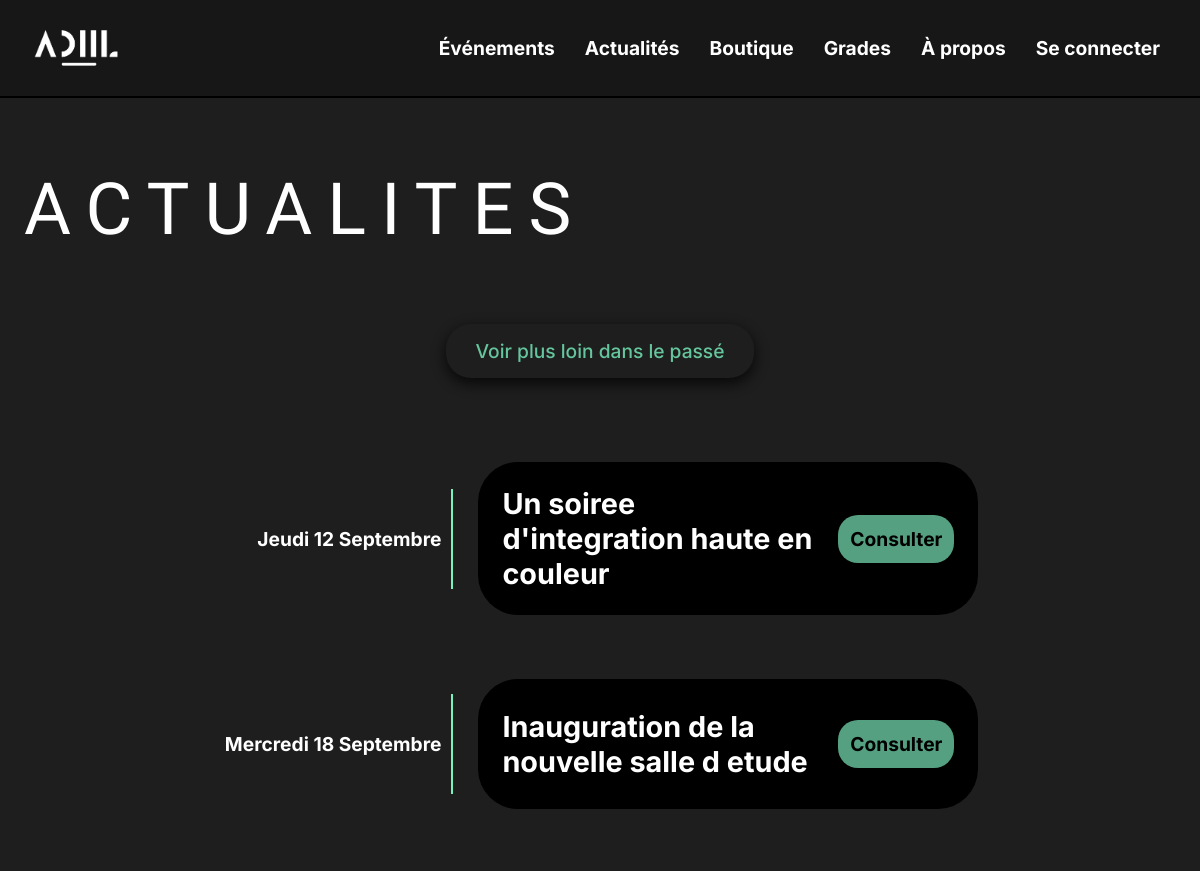
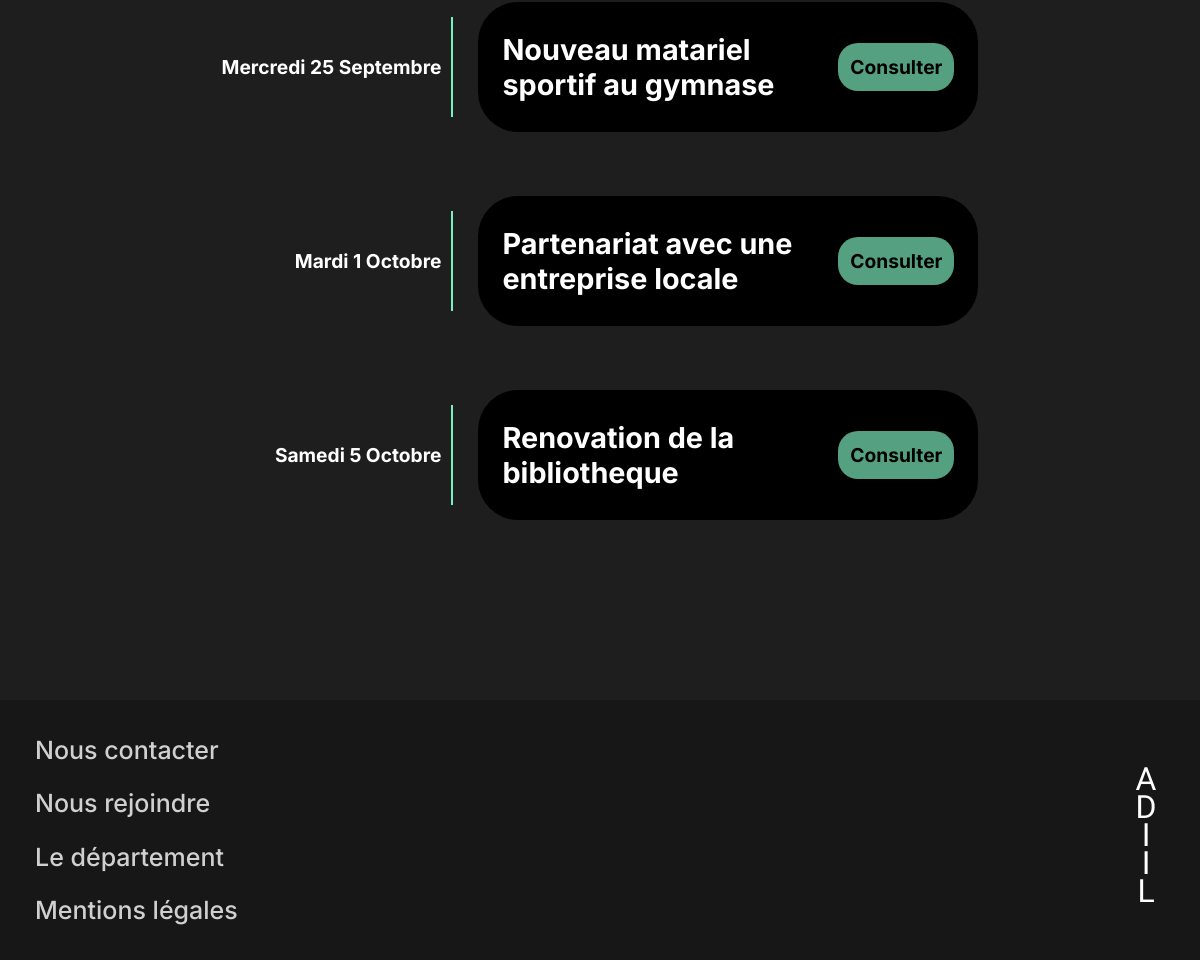
Page /news.php on the committed database (2 pictures, top to bottom).
### tables this page shows
CREATE TABLE ACTUALITE(
                          id_actualite INT AUTO_INCREMENT,
                          image_actualite VARCHAR(300),
                          titre_actualite VARCHAR(100) NOT NULL,
                          contenu_actualite VARCHAR(1000),
                          date_actualite DATETIME NOT NULL,
                          id_membre INT NOT NULL,
                          PRIMARY KEY(id_actualite),
                          FOREIGN KEY(id_membre) REFERENCES MEMBRE(id_membre)
);

### database.php (called while the page is built, shortened)
<?php
class DB
{
    private $host = 'localhost';
    private $port = '3306';
    private $db = 'inf2pj_01';
    private $db_user = 'inf2pj01';
    private $db_pass = 'Eokez4ie9t';
    public function connect()
    {
        $conn = new mysqli($this->host, $this->db_user, $this->db_pass, $this->db, $this->port);
        $conn->set_charset("utf8mb4");
        return $conn;
    }
    public function select($sql, $types = "", $args = [])
    {
        $conn = $this->connect();
        $stmt = $conn->prepare($sql);
        if (!empty($types))
        {
            $stmt->bind_param($types, ...$args);
        }
        $stmt->execute();
        $result = $stmt->get_result();
        $data = $result->fetch_all(MYSQLI_ASSOC);
        return $data;
    }
}
?>

### news.php (the view, shortened to what this page needs)
<!DOCTYPE html>
<html lang="en">
<head>
    <link rel="stylesheet" href="/styles/news_style.css">
    <link rel="stylesheet" href="/styles/general_style.css">
    <link rel="stylesheet" href="/styles/header_style.css">
    <link rel="stylesheet" href="/styles/footer_style.css">
</head>
<body class="body_margin">
<?php
    require_once 'header.php';
    require_once 'database.php';
    $db = new DB();
    $show = 5;
?>
<h1>ACTUALITES</h1>
<section>
    <a class="show-more" href="/news.php?show= <?php echo $show + 10?>">Voir plus loin dans le passé</a>
    <div class="events-display">
                <?php
                    $joursFr = [0 => 'Dimanche', 1 => 'Lundi', 2 => 'Mardi', 3 => 'Mercredi', 4 => 'Jeudi', 5 => 'Vendredi', 6 => 'Samedi'];
                    $moisFr = [1 => 'Janvier', 2 => 'Février', 3 => 'Mars', 4 => 'Avril', 5 => 'Mai', 6 => 'Juin', 7 => 'Juillet', 8 => 'Août', 9 => 'Septembre', 10 => 'Octobre', 11 => 'Novembre', 12 => 'Décembre'];
                    $current_date = new DateTime(date("Y-m-d"));
                    $events_to_display = $db->select(
                        "SELECT id_actualite, titre_actualite, date_actualite FROM ACTUALITE WHERE date_actualite <= NOW() ORDER BY date_actualite ASC LIMIT ?;",
                        "i",
                        [$show]
                    );
                    $closest_event_id = "";
                    foreach ($events_to_display as $event):
                        $eventid = $event["id_actualite"];
                        $event_date = substr($event['date_actualite'], 0, 10);
                        $event_date_info = getdate(strtotime($event_date));
                        $event_date = new DateTime($event_date);
                        if ($event_date == $current_date) {
                            $closest_event_id = "closest-event";
                        } else {
                            if (empty($closest_event_id)) {
                                $closest_event_id = "closest-event";
                            }
                        }
                ?>
                    <div class="event-box"  id="<?php echo $closest_event_id ?>">
                        <div class="timeline-event">
                            <h4> <?php echo ucwords($joursFr[$event_date_info['wday']]." ".$event_date_info["mday"]." ".$moisFr[$event_date_info['mon']]);?></h4>
                            <div class="vertical-line"></div>
                        </div>
                        <div class="event" event-id="<?php echo $eventid;?>">
                            <div>
                                <h2 style="margin-bottom: 0px;"><?php echo $event['titre_actualite'];?></h2>
                            </div>
                            <h4
                                <?php
                                $event_subscription_color_class = "event-not-subscribed";
                                $event_subscription_label = "Consulter";
                                echo "class=\"$event_subscription_color_class\"";
                                ?>>
                                <?php echo $event_subscription_label;?>
                            </h4>
                        </div>
                    </div>
                    <?php $closest_event_id = "";?>
                <?php endforeach; ?>
        </div>
</section>
<?php require_once "footer.php" ?>
</body>
</html>

### styles/news_style.css (style rules this page uses)
section { height: fit-content; }
h1 { margin-left: 2vw; font-size: 4.5em; letter-spacing: 15px; line-height: 100px; font-weight: 500; font-family: "Koulen", sans-serif; }
.event-not-subscribed { background-color: rgb(84, 160, 128); }
.events-display { width: fit-content; margin: auto; margin-bottom: 5vh; padding: 20px; height: fit-content; display: flex; flex-direction: column; justify-content: space-evenly; gap: 8vh; align-items: flex-end; align-self: center; position: relative; }
.event { display: flex; justify-content: space-between; align-items: center; width: 40vw; min-width: 500px; max-width: 780px; min-height: 130px; max-height: 170px; border-radius: 40px; padding: 2vw 1vw; background-color: #000000; font-size: 1.2em; overflow: hidden; cursor: pointer; position: relative; transition: all 0.3s ease-in-out; }
.event > div { width: 100%; overflow: hidden; }
.event > * { margin-left: 1vw; margin-right: 1vw; }
.event > div h2 { margin-bottom: 10px; }
.event h4 { width: 125px; border-radius: 20px; align-self: center; text-align: center; padding: 12px; color: #000000; }
.event-box { display: flex; align-items: center; position: relative; }
.timeline-event { display: flex; align-items: center; margin-right: 25px; }
.timeline-event h4 { font-size: 1.2em; text-align: right; padding-right: 10px; }
.vertical-line { width: 2px; height: 100px; background-color: rgb(119, 241, 190); margin: 0 auto; left: 10px; }
.show-more { opacity: 80%; display: block; text-align: center; font-size: 1.2em; font-weight: 500; width: fit-content; padding: 15px 30px; color: rgb(119, 241, 190); border-radius: 25px; box-shadow: 0 5px 15px rgba(0, 0, 0, 1); transition: all 0.3s ease-in-out; text-decoration: none; margin: 8vh auto 8vh auto ; }

### styles/general_style.css (style rules this page uses)
* { box-sizing: border-box; padding: 0; margin: 0; z-index: 2; }
html { font-family: "Inter", sans-serif; color: white; background-color: #1E1E1E; margin-top: 20vh; }
body { display: flex; flex-direction: column; min-height: 100vh; }
.body_margin > *:not(header):not(footer) { margin-right: 2vw; margin-left: 2vw; flex: 1; }
a { color: inherit; text-decoration: none; }

### rows in the picture
actualite: date_actualite "Jeudi 12 Septembre", titre_actualite "Un soiree d'integration haute en couleur", event_subscription_label "Consulter"
actualite: date_actualite "Mercredi 18 Septembre", titre_actualite "Inauguration de la nouvelle salle d etude", event_subscription_label "Consulter"
actualite: date_actualite "Mercredi 25 Septembre", titre_actualite "Nouveau matariel sportif au gymnase", event_subscription_label "Consulter"
actualite: date_actualite "Mardi 1 Octobre", titre_actualite "Partenariat avec une entreprise locale", event_subscription_label "Consulter"
actualite: date_actualite "Samedi 5 Octobre", titre_actualite "Renovation de la bibliotheque", event_subscription_label "Consulter"
